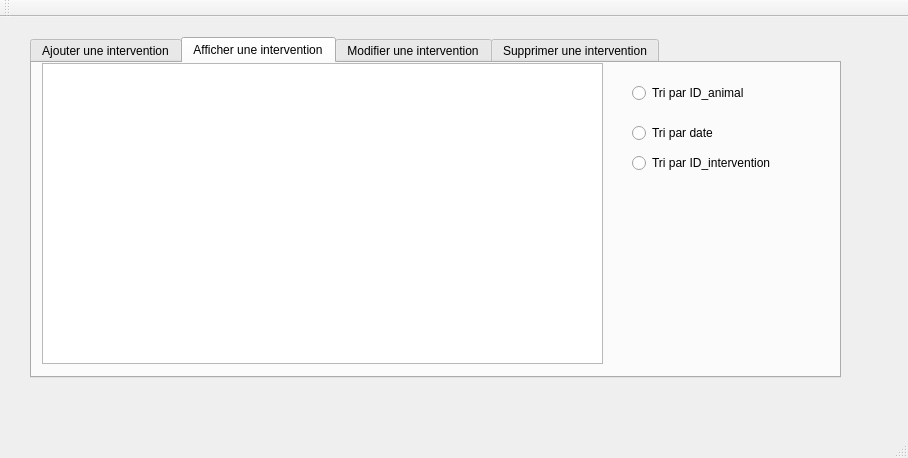
<?xml version="1.0" encoding="UTF-8"?>
<ui version="4.0">
 <class>MainWindow</class>
 <widget class="QMainWindow" name="MainWindow">
  <property name="geometry">
   <rect>
    <x>0</x>
    <y>0</y>
    <width>908</width>
    <height>458</height>
   </rect>
  </property>
  <property name="windowTitle">
   <string>Gestion des Clients</string>
  </property>
  <widget class="QWidget" name="centralWidget">
   <widget class="QLabel" name="label">
    <property name="geometry">
     <rect>
      <x>40</x>
      <y>10</y>
      <width>941</width>
      <height>401</height>
     </rect>
    </property>
    <property name="text">
     <string/>
    </property>
    <property name="pixmap">
     <pixmap>../paw 1.jpg</pixmap>
    </property>
   </widget>
   <widget class="QTabWidget" name="tabWidget">
    <property name="geometry">
     <rect>
      <x>30</x>
      <y>20</y>
      <width>811</width>
      <height>341</height>
     </rect>
    </property>
    <property name="styleSheet">
     <string notr="true">font: 75 10pt &quot;Adobe Caslon Pro Bold&quot;;</string>
    </property>
    <property name="currentIndex">
     <number>1</number>
    </property>
    <widget class="QWidget" name="tab_3">
     <attribute name="title">
      <string>Ajouter une intervention</string>
     </attribute>
     <widget class="QLabel" name="label_2">
      <property name="geometry">
       <rect>
        <x>30</x>
        <y>20</y>
        <width>101</width>
        <height>16</height>
       </rect>
      </property>
      <property name="styleSheet">
       <string notr="true">font: 75 10pt &quot;Adobe Caslon Pro Bold&quot;;</string>
      </property>
      <property name="text">
       <string>id_animal</string>
      </property>
     </widget>
     <widget class="QLabel" name="label_3">
      <property name="geometry">
       <rect>
        <x>30</x>
        <y>50</y>
        <width>91</width>
        <height>16</height>
       </rect>
      </property>
      <property name="styleSheet">
       <string notr="true">font: 75 10pt &quot;Adobe Caslon Pro Bold&quot;;</string>
      </property>
      <property name="text">
       <string>etat_vacin</string>
      </property>
     </widget>
     <widget class="QLabel" name="label_4">
      <property name="geometry">
       <rect>
        <x>20</x>
        <y>80</y>
        <width>111</width>
        <height>16</height>
       </rect>
      </property>
      <property name="styleSheet">
       <string notr="true">font: 75 10pt &quot;Adobe Caslon Pro Bold&quot;;</string>
      </property>
      <property name="text">
       <string>etat_castration</string>
      </property>
     </widget>
     <widget class="QLabel" name="label_13">
      <property name="geometry">
       <rect>
        <x>20</x>
        <y>130</y>
        <width>101</width>
        <height>16</height>
       </rect>
      </property>
      <property name="styleSheet">
       <string notr="true">font: 75 10pt &quot;Adobe Caslon Pro Bold&quot;;</string>
      </property>
      <property name="text">
       <string>rapport_sante</string>
      </property>
     </widget>
     <widget class="QLabel" name="label_15">
      <property name="geometry">
       <rect>
        <x>480</x>
        <y>70</y>
        <width>111</width>
        <height>20</height>
       </rect>
      </property>
      <property name="styleSheet">
       <string notr="true">font: 75 10pt &quot;Adobe Caslon Pro Bold&quot;;</string>
      </property>
      <property name="text">
       <string>id_veterinaire</string>
      </property>
     </widget>
     <widget class="QLabel" name="label_17">
      <property name="geometry">
       <rect>
        <x>470</x>
        <y>120</y>
        <width>151</width>
        <height>21</height>
       </rect>
      </property>
      <property name="styleSheet">
       <string notr="true">font: 75 10pt &quot;Adobe Caslon Pro Bold&quot;;</string>
      </property>
      <property name="text">
       <string>date d'intervention</string>
      </property>
     </widget>
     <widget class="QLineEdit" name="le_id">
      <property name="geometry">
       <rect>
        <x>190</x>
        <y>20</y>
        <width>113</width>
        <height>21</height>
       </rect>
      </property>
      <property name="styleSheet">
       <string notr="true">border-style:outset;
border-width:2px;
border-radius:10px;
</string>
      </property>
     </widget>
     <widget class="QLineEdit" name="le_espece">
      <property name="geometry">
       <rect>
        <x>190</x>
        <y>50</y>
        <width>113</width>
        <height>21</height>
       </rect>
      </property>
      <property name="styleSheet">
       <string notr="true">border-style:outset;
border-width:2px;
border-radius:10px;
</string>
      </property>
     </widget>
     <widget class="QLineEdit" name="le_sexe">
      <property name="geometry">
       <rect>
        <x>190</x>
        <y>80</y>
        <width>113</width>
        <height>21</height>
       </rect>
      </property>
      <property name="styleSheet">
       <string notr="true">border-style:outset;
border-width:2px;
border-radius:10px;</string>
      </property>
     </widget>
     <widget class="QLineEdit" name="le_race">
      <property name="geometry">
       <rect>
        <x>170</x>
        <y>130</y>
        <width>261</width>
        <height>91</height>
       </rect>
      </property>
      <property name="styleSheet">
       <string notr="true">border-style:outset;
border-width:2px;
border-radius:10px;</string>
      </property>
     </widget>
     <widget class="QLineEdit" name="le_poids">
      <property name="geometry">
       <rect>
        <x>620</x>
        <y>80</y>
        <width>113</width>
        <height>21</height>
       </rect>
      </property>
      <property name="styleSheet">
       <string notr="true">border-style:outset;
border-width:2px;
border-radius:10px;</string>
      </property>
     </widget>
     <widget class="QPushButton" name="pushButton">
      <property name="geometry">
       <rect>
        <x>230</x>
        <y>250</y>
        <width>75</width>
        <height>23</height>
       </rect>
      </property>
      <property name="styleSheet">
       <string notr="true">background-color:black;
color:white;
border-style:outset;
border-width:2px;
border-radius:10px;
border-color:white;
</string>
      </property>
      <property name="text">
       <string>ajouter</string>
      </property>
     </widget>
     <widget class="QPushButton" name="pushButton_9">
      <property name="geometry">
       <rect>
        <x>320</x>
        <y>250</y>
        <width>75</width>
        <height>23</height>
       </rect>
      </property>
      <property name="styleSheet">
       <string notr="true">background-color:black;
color:white;
border-style:outset;
border-width:2px;
border-radius:10px;
border-color:white;</string>
      </property>
      <property name="text">
       <string>Annuler</string>
      </property>
     </widget>
     <widget class="QLineEdit" name="le_date">
      <property name="geometry">
       <rect>
        <x>620</x>
        <y>120</y>
        <width>113</width>
        <height>21</height>
       </rect>
      </property>
      <property name="styleSheet">
       <string notr="true">border-style:outset;
border-width:2px;
border-radius:10px;</string>
      </property>
     </widget>
     <widget class="QLineEdit" name="le_age">
      <property name="geometry">
       <rect>
        <x>620</x>
        <y>30</y>
        <width>113</width>
        <height>21</height>
       </rect>
      </property>
      <property name="styleSheet">
       <string notr="true">border-style:outset;
border-width:2px;
border-radius:10px;</string>
      </property>
     </widget>
     <widget class="QLabel" name="label_14">
      <property name="geometry">
       <rect>
        <x>470</x>
        <y>30</y>
        <width>131</width>
        <height>16</height>
       </rect>
      </property>
      <property name="styleSheet">
       <string notr="true">font: 75 10pt &quot;Adobe Caslon Pro Bold&quot;;</string>
      </property>
      <property name="text">
       <string>id_intervention</string>
      </property>
     </widget>
    </widget>
    <widget class="QWidget" name="tab">
     <attribute name="title">
      <string>Afficher une intervention</string>
     </attribute>
     <widget class="QTableView" name="table_animaux">
      <property name="geometry">
       <rect>
        <x>10</x>
        <y>0</y>
        <width>561</width>
        <height>301</height>
       </rect>
      </property>
      <property name="styleSheet">
       <string notr="true"/>
      </property>
     </widget>
     <widget class="QRadioButton" name="radioButton">
      <property name="geometry">
       <rect>
        <x>600</x>
        <y>20</y>
        <width>151</width>
        <height>20</height>
       </rect>
      </property>
      <property name="text">
       <string>Tri par ID_animal</string>
      </property>
     </widget>
     <widget class="QRadioButton" name="radioButton_2">
      <property name="geometry">
       <rect>
        <x>600</x>
        <y>60</y>
        <width>191</width>
        <height>20</height>
       </rect>
      </property>
      <property name="text">
       <string>Tri par date</string>
      </property>
     </widget>
     <widget class="QRadioButton" name="radioButton_3">
      <property name="geometry">
       <rect>
        <x>600</x>
        <y>90</y>
        <width>211</width>
        <height>20</height>
       </rect>
      </property>
      <property name="text">
       <string>Tri par ID_intervention</string>
      </property>
     </widget>
    </widget>
    <widget class="QWidget" name="tab_4">
     <attribute name="title">
      <string>Modifier une intervention</string>
     </attribute>
     <widget class="QLineEdit" name="le_espece_2">
      <property name="geometry">
       <rect>
        <x>130</x>
        <y>40</y>
        <width>113</width>
        <height>21</height>
       </rect>
      </property>
      <property name="styleSheet">
       <string notr="true">border-style:outset;
border-width:2px;
border-radius:10px;
</string>
      </property>
     </widget>
     <widget class="QLineEdit" name="le_age_2">
      <property name="geometry">
       <rect>
        <x>410</x>
        <y>10</y>
        <width>113</width>
        <height>21</height>
       </rect>
      </property>
      <property name="styleSheet">
       <string notr="true">border-style:outset;
border-width:2px;
border-radius:10px;
</string>
      </property>
     </widget>
     <widget class="QLineEdit" name="le_race_2">
      <property name="geometry">
       <rect>
        <x>130</x>
        <y>130</y>
        <width>211</width>
        <height>121</height>
       </rect>
      </property>
      <property name="styleSheet">
       <string notr="true">border-style:outset;
border-width:2px;
border-radius:10px;
</string>
      </property>
     </widget>
     <widget class="QLineEdit" name="le_sexe_2">
      <property name="geometry">
       <rect>
        <x>130</x>
        <y>70</y>
        <width>113</width>
        <height>21</height>
       </rect>
      </property>
      <property name="styleSheet">
       <string notr="true">border-style:outset;
border-width:2px;
border-radius:10px;
</string>
      </property>
     </widget>
     <widget class="QLineEdit" name="le_poids_2">
      <property name="geometry">
       <rect>
        <x>410</x>
        <y>50</y>
        <width>113</width>
        <height>21</height>
       </rect>
      </property>
      <property name="styleSheet">
       <string notr="true">border-style:outset;
border-width:2px;
border-radius:10px;
</string>
      </property>
      <property name="text">
       <string/>
      </property>
     </widget>
     <widget class="QLineEdit" name="le_date_2">
      <property name="geometry">
       <rect>
        <x>410</x>
        <y>90</y>
        <width>113</width>
        <height>21</height>
       </rect>
      </property>
      <property name="styleSheet">
       <string notr="true">border-style:outset;
border-width:2px;
border-radius:10px;
</string>
      </property>
     </widget>
     <widget class="QLabel" name="label_6">
      <property name="geometry">
       <rect>
        <x>20</x>
        <y>40</y>
        <width>91</width>
        <height>16</height>
       </rect>
      </property>
      <property name="styleSheet">
       <string notr="true">font: 75 10pt &quot;Adobe Caslon Pro Bold&quot;;</string>
      </property>
      <property name="text">
       <string>etat vaccin</string>
      </property>
     </widget>
     <widget class="QLabel" name="label_7">
      <property name="geometry">
       <rect>
        <x>20</x>
        <y>70</y>
        <width>111</width>
        <height>16</height>
       </rect>
      </property>
      <property name="styleSheet">
       <string notr="true">font: 75 10pt &quot;Adobe Caslon Pro Bold&quot;;</string>
      </property>
      <property name="text">
       <string>etat castration</string>
      </property>
     </widget>
     <widget class="QLabel" name="label_8">
      <property name="geometry">
       <rect>
        <x>10</x>
        <y>130</y>
        <width>101</width>
        <height>16</height>
       </rect>
      </property>
      <property name="styleSheet">
       <string notr="true">font: 75 10pt &quot;Adobe Caslon Pro Bold&quot;;</string>
      </property>
      <property name="text">
       <string>rapport sante</string>
      </property>
     </widget>
     <widget class="QLabel" name="label_9">
      <property name="geometry">
       <rect>
        <x>260</x>
        <y>10</y>
        <width>111</width>
        <height>16</height>
       </rect>
      </property>
      <property name="styleSheet">
       <string notr="true">font: 75 10pt &quot;Adobe Caslon Pro Bold&quot;;</string>
      </property>
      <property name="text">
       <string>id intervention</string>
      </property>
     </widget>
     <widget class="QLabel" name="label_10">
      <property name="geometry">
       <rect>
        <x>270</x>
        <y>50</y>
        <width>111</width>
        <height>16</height>
       </rect>
      </property>
      <property name="styleSheet">
       <string notr="true">font: 75 10pt &quot;Adobe Caslon Pro Bold&quot;;</string>
      </property>
      <property name="text">
       <string>id veterinaire</string>
      </property>
     </widget>
     <widget class="QLabel" name="label_11">
      <property name="geometry">
       <rect>
        <x>250</x>
        <y>90</y>
        <width>151</width>
        <height>16</height>
       </rect>
      </property>
      <property name="styleSheet">
       <string notr="true">font: 75 10pt &quot;Adobe Caslon Pro Bold&quot;;</string>
      </property>
      <property name="text">
       <string>Date d'intervention</string>
      </property>
     </widget>
     <widget class="QPushButton" name="pb_modifier">
      <property name="geometry">
       <rect>
        <x>700</x>
        <y>160</y>
        <width>75</width>
        <height>23</height>
       </rect>
      </property>
      <property name="text">
       <string>Modifier</string>
      </property>
     </widget>
     <widget class="QLineEdit" name="lineEdit">
      <property name="geometry">
       <rect>
        <x>580</x>
        <y>160</y>
        <width>113</width>
        <height>20</height>
       </rect>
      </property>
     </widget>
     <widget class="QPushButton" name="pb_ok">
      <property name="geometry">
       <rect>
        <x>380</x>
        <y>200</y>
        <width>75</width>
        <height>23</height>
       </rect>
      </property>
      <property name="text">
       <string>Ok</string>
      </property>
     </widget>
     <widget class="QLineEdit" name="le_id_3">
      <property name="geometry">
       <rect>
        <x>130</x>
        <y>10</y>
        <width>113</width>
        <height>21</height>
       </rect>
      </property>
      <property name="styleSheet">
       <string notr="true">border-style:outset;
border-width:2px;
border-radius:10px;
</string>
      </property>
     </widget>
     <widget class="QLabel" name="label_12">
      <property name="geometry">
       <rect>
        <x>20</x>
        <y>10</y>
        <width>71</width>
        <height>16</height>
       </rect>
      </property>
      <property name="styleSheet">
       <string notr="true">font: 75 10pt &quot;Adobe Caslon Pro Bold&quot;;</string>
      </property>
      <property name="text">
       <string>id animal</string>
      </property>
     </widget>
    </widget>
    <widget class="QWidget" name="tab_5">
     <attribute name="title">
      <string>Supprimer une intervention</string>
     </attribute>
     <widget class="QGroupBox" name="groupBox">
      <property name="geometry">
       <rect>
        <x>10</x>
        <y>20</y>
        <width>381</width>
        <height>211</height>
       </rect>
      </property>
      <property name="title">
       <string>suppression</string>
      </property>
      <widget class="QLabel" name="label_5">
       <property name="geometry">
        <rect>
         <x>20</x>
         <y>80</y>
         <width>81</width>
         <height>16</height>
        </rect>
       </property>
       <property name="styleSheet">
        <string notr="true">font: 75 10pt &quot;Adobe Caslon Pro Bold&quot;;</string>
       </property>
       <property name="text">
        <string>identifiant :</string>
       </property>
      </widget>
      <widget class="QPushButton" name="supp">
       <property name="geometry">
        <rect>
         <x>290</x>
         <y>80</y>
         <width>75</width>
         <height>23</height>
        </rect>
       </property>
       <property name="styleSheet">
        <string notr="true">background-color:black;
color:white;
border-style:outset;
border-width:2px;
border-radius:10px;
border-color:white;</string>
       </property>
       <property name="text">
        <string>supprimer</string>
       </property>
      </widget>
      <widget class="QComboBox" name="del_id">
       <property name="geometry">
        <rect>
         <x>110</x>
         <y>80</y>
         <width>151</width>
         <height>22</height>
        </rect>
       </property>
       <property name="styleSheet">
        <string notr="true">border-style:outset;
border-width:2px;
border-radius:10px;
</string>
       </property>
      </widget>
      <widget class="QPushButton" name="load_list">
       <property name="geometry">
        <rect>
         <x>150</x>
         <y>30</y>
         <width>75</width>
         <height>23</height>
        </rect>
       </property>
       <property name="styleSheet">
        <string notr="true">background-color:black;
color:white;
border-style:outset;
border-width:2px;
border-radius:10px;
border-color:white;</string>
       </property>
       <property name="text">
        <string>Load list</string>
       </property>
      </widget>
     </widget>
    </widget>
   </widget>
  </widget>
  <widget class="QMenuBar" name="menuBar">
   <property name="geometry">
    <rect>
     <x>0</x>
     <y>0</y>
     <width>908</width>
     <height>26</height>
    </rect>
   </property>
  </widget>
  <widget class="QToolBar" name="mainToolBar">
   <attribute name="toolBarArea">
    <enum>TopToolBarArea</enum>
   </attribute>
   <attribute name="toolBarBreak">
    <bool>false</bool>
   </attribute>
  </widget>
  <widget class="QStatusBar" name="statusBar"/>
 </widget>
 <layoutdefault spacing="6" margin="11"/>
 <resources/>
 <connections/>
</ui>
